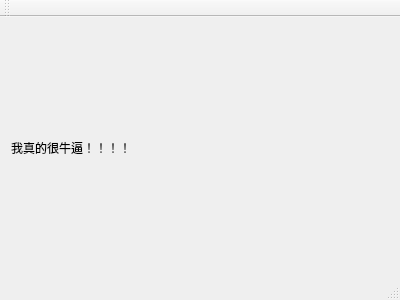
<?xml version="1.0" encoding="UTF-8"?>
<ui version="4.0">
 <class>MainWindow</class>
 <widget class="QMainWindow" name="MainWindow">
  <property name="geometry">
   <rect>
    <x>0</x>
    <y>0</y>
    <width>400</width>
    <height>300</height>
   </rect>
  </property>
  <property name="windowTitle">
   <string>MainWindow</string>
  </property>
  <widget class="QWidget" name="centralWidget">
   <layout class="QGridLayout" name="gridLayout">
    <item row="0" column="0">
     <widget class="QLabel" name="label">
      <property name="text">
       <string>我真的很牛逼！！！！</string>
      </property>
     </widget>
    </item>
   </layout>
  </widget>
  <widget class="QMenuBar" name="menuBar">
   <property name="geometry">
    <rect>
     <x>0</x>
     <y>0</y>
     <width>400</width>
     <height>36</height>
    </rect>
   </property>
  </widget>
  <widget class="QToolBar" name="mainToolBar">
   <attribute name="toolBarArea">
    <enum>TopToolBarArea</enum>
   </attribute>
   <attribute name="toolBarBreak">
    <bool>false</bool>
   </attribute>
  </widget>
  <widget class="QStatusBar" name="statusBar"/>
 </widget>
 <layoutdefault spacing="6" margin="11"/>
 <resources/>
 <connections/>
</ui>
